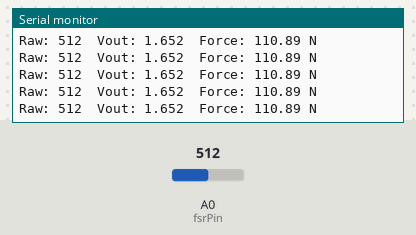
The sketch below on a simulated Arduino Uno, built with avr-gcc and run on an emulated ATmega328P. Parts: the last lines printed to the serial monitor. The inputs (shaded band) are chosen by the test bench; at power-on: A0 (fsrPin) = 512.

Above: at 2.7 s.
2.8 s: A0 (fsrPin) set to 422
At 2.95 s:
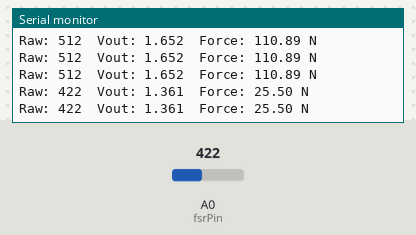
5.8 s: A0 (fsrPin) set to 387
At 5.89 s:
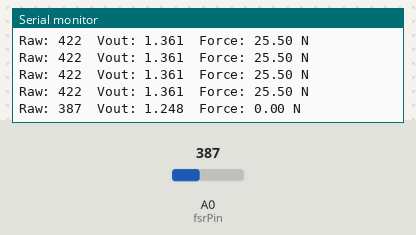
Timing chart, 0 to 8.8 s (numbered marks = the images above; inputs shaded):
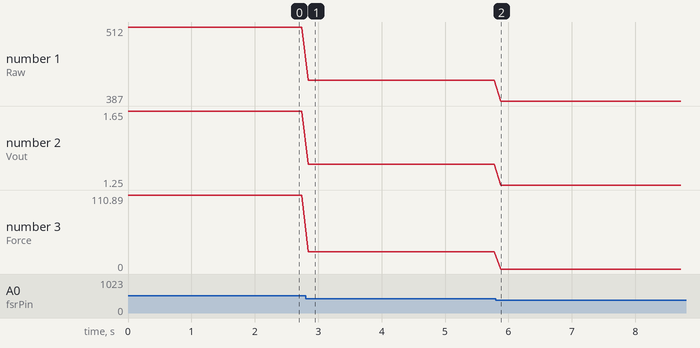

The sketch:

sketch_jul1a.ino
```cpp
const int fsrPin = A0;           // Analog input connected to op-amp output
const float Vcc = 3.3;           // Teensy ADC reference (typically 3.3 V)

// Linear regression coefficients from calibration
const float a = 0.0034;          // Slope
const float b = 1.2746;          // Intercept

void setup() {
  Serial.begin(9600);            // Start serial communication
}

void loop() {
  int raw = analogRead(fsrPin);                          // Read 10-bit ADC (0–1023)
  float Vout = raw * (Vcc / 1023.0);                     // Convert to volts

  float force = (Vout - b) / a;                          // Solve for Force

  // Round to 0 if force is between -1 and 1
  if (force <= 1.0) {
    force = 0.0;
  }

  Serial.print("Raw: ");
  Serial.print(raw);
  Serial.print("\tVout: ");
  Serial.print(Vout, 3);
  Serial.print("\tForce: ");
  Serial.print(force, 2);
  Serial.println(" N");

  delay(100);  // Small delay for readability
}
```

Measured:
- after the input at 2.8 s, the serial monitor: prints a new line at once (image 1)
- after the input at 5.8 s, the serial monitor: prints a new line after 0.08 s (image 2)
- plotted number 1: 512 → 422 after the input at 2.8 s, 422 → 387 after the input at 5.8 s
- plotted number 2: 1.65 → 1.36 after the input at 2.8 s, 1.36 → 1.25 after the input at 5.8 s
- plotted number 3: 110.89 → 25.5 after the input at 2.8 s, 25.5 → 0 after the input at 5.8 s
